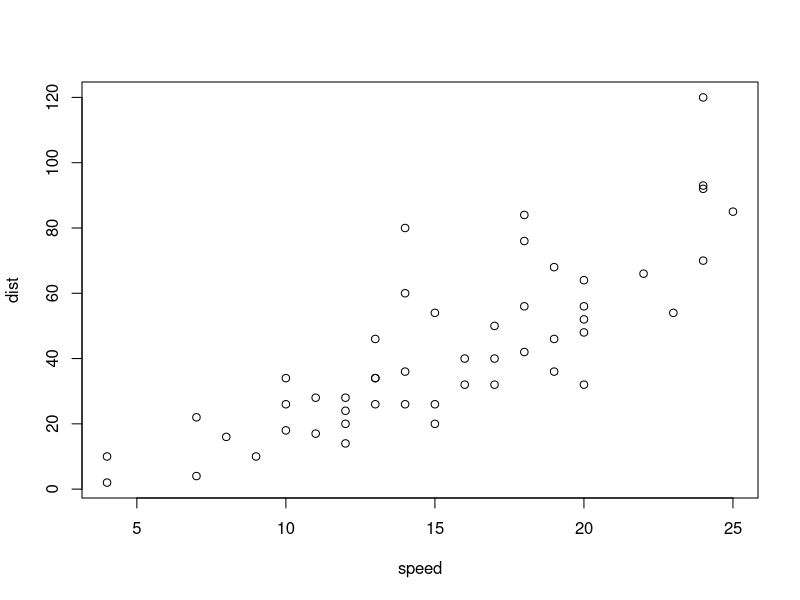
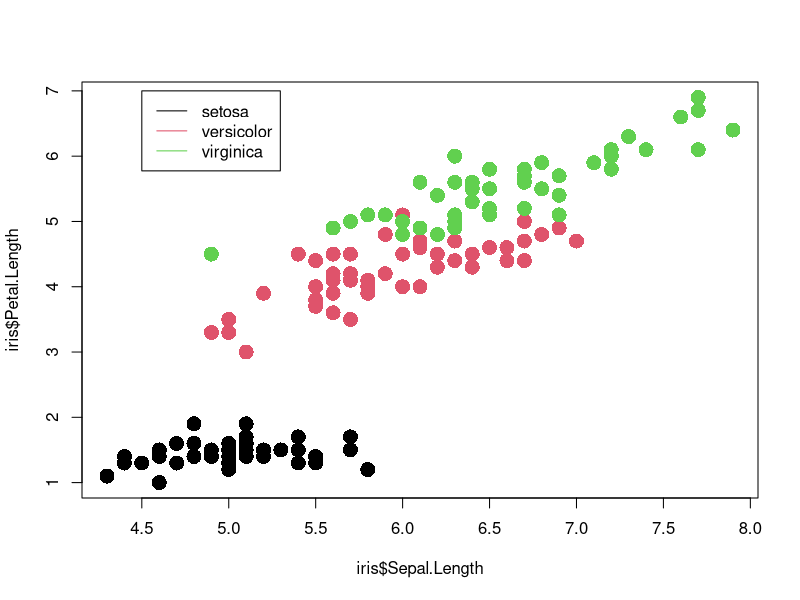

Write R code to recreate these figures, in order.
## ---- chunk 1
plot(cars)
## ---- chunk 2
plot(iris$Sepal.Length, iris$Petal.Length, col = iris$Species, pch = 16, cex = 2)
legend(4.5, 7, 
       legend = c("setosa","versicolor","virginica"),
       col = c(1:3),
       lty = "solid")
